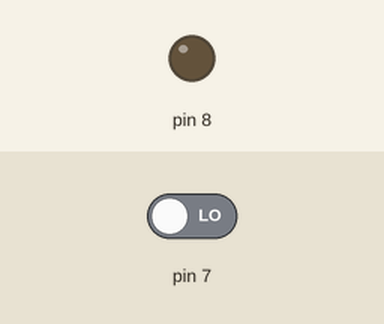
This sketch was run on a simulated Arduino Uno, built with avr-gcc and run on an emulated ATmega328P. Parts: output pins drawn as LEDs (lit = HIGH). The inputs (shaded band) are chosen by the test bench; at power-on: pin 7 LOW.

Above: at 1.2 s.
1.3 s: pin 7 driven HIGH
At 1.6 s:
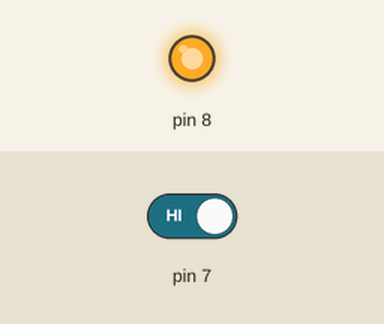
2.8 s: pin 7 driven LOW
At 4.0 s:
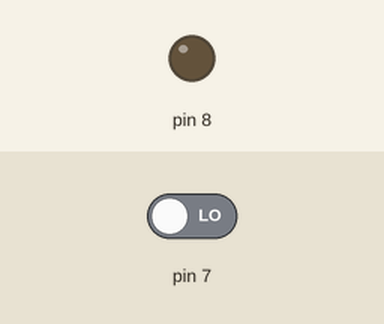
Timing chart, 0 to 5.8 s (numbered marks = the images above; inputs shaded):
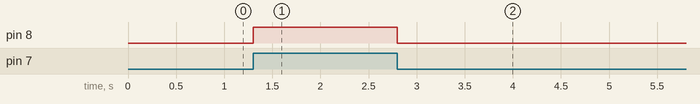

Measured:
- after the input at 1.3 s, pin 8: LOW → HIGH at once
- after the input at 2.8 s, pin 8: HIGH → LOW at once

The sketch:

bare_metal_relay.ino
```cpp
void setup() {
  //make PB0 8 AS output
  //make PD7 7 as inpot

  DDRB |= (1<<DDB0);
  DDRD &= ~(1<<DDD7);
}

void loop() {
  // check the status of PD2 BASED ON that change the output value
  //for pull down logic
  if(PIND &(1<<PIND7)){
    PORTB |= (1<<PB0);
  }
  else{
    PORTB &= ~(1<<PB0);
  }

}
```
